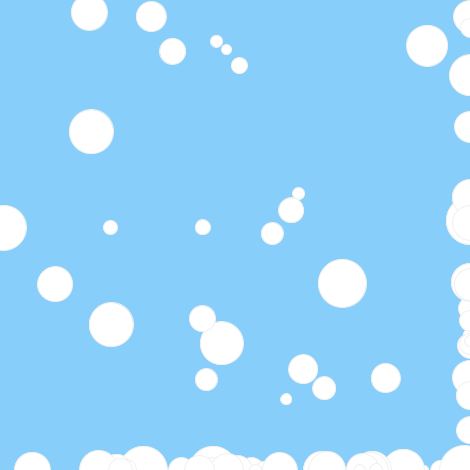
Frame 1 (no input)
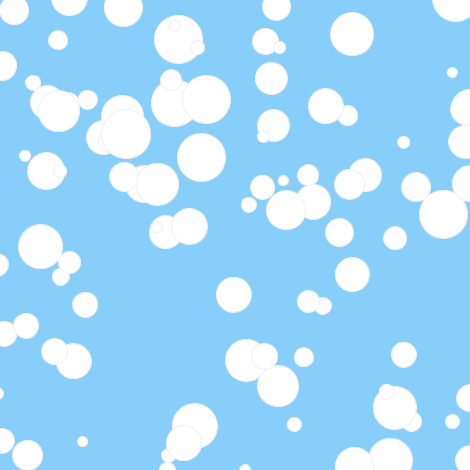
Frame 60 (the mouse pressed at the canvas centre just before this capture)
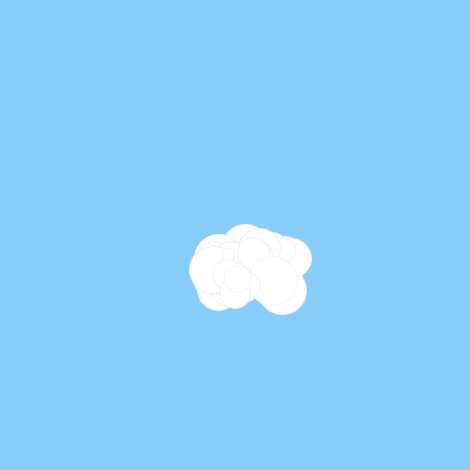
Frame 120 (the mouse held since frame 60 and released just before this capture)

The Processing sketch that drew these frames (run headless with seeded random() and noise(); from frame 60 on, the mouse is pressed at the canvas centre):

// Processing sketch: processing_42327
// ── processing_42327.pde

//Click to group together.
//Edmond Guan

Cell[] c;

void setup()
{
  size(470, 470);
  smooth();
  stroke(240);
  fill(255, 230);

  c = new Cell[100];
  for (int i=0; i<100; i++)
  {
    c[i] = new Cell();
    c[i].x = random(-width, width);
    c[i].y = random(-height, height);
    c[i].d = (int)random(10, 50);
    c[i].v = (int)random(1, 10);
  }
}

void draw()
{
  background(135, 206, 250);
  for (int i=0; i<c.length; i++)
  {
    c[i].move();
    c[i].show();
  }
  for (int i=0; i<c.length; i++)
  {
    if (mousePressed)
    {
      c[i].x = mouseX + random(-40, 40);
      c[i].y = mouseY + random(0, 40);
    }
  }
}

class Cell
{
  float x, y;
  int d, v;
  int r ;
  int g ;
  int b ;

  void show()
  {

    fill(255);
    ellipse(x, y, d, d);
  }

  void move()
  {
    x += ( mouseX - width/2  ) * 0.02 * v;
    y += ( mouseY - height/2 ) * 0.02 * v;
    x=x+random(10, 20);
    y=y+random(10, 20);
    if (x < -5)
    {
      x = 470;
    }
    if (x > 470)
    {
      x = 0;
    }
    if (y < -5)
    {
      y = 470;
    }
    if (y > 470)
    {
      y = 0;
    }
  }
}
void keyPressed()
{
  if (key == 'z'|| key == 'z')
    for (int i=0; i<100; i++)
    {
      c[i].d=c[i].d-1;
    }
}
